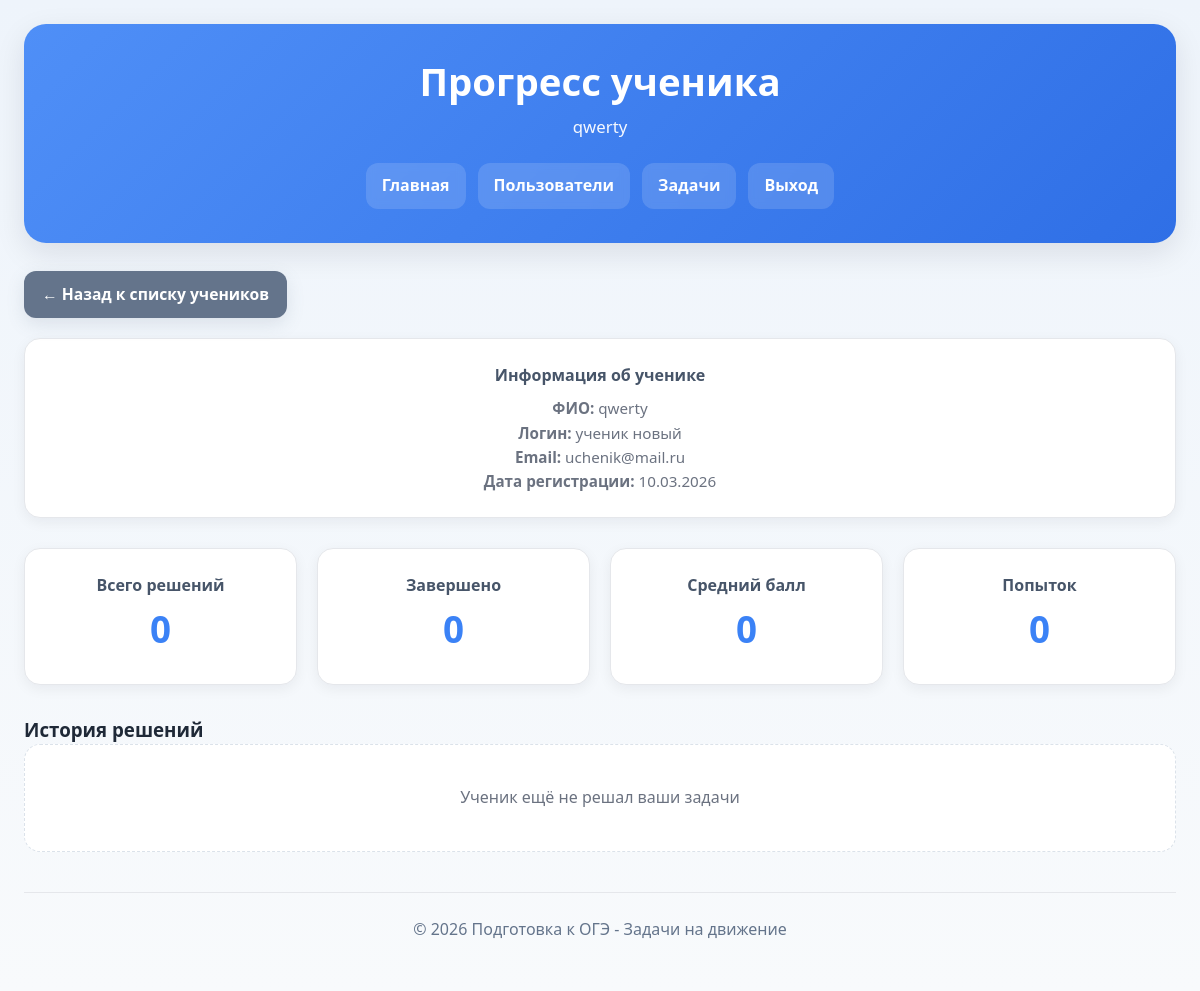
The page /teacher/student_progress.php?id=5 (signed in) on the database its author committed.
### tables this page shows
CREATE TABLE `users` (
  `id` int(11) NOT NULL,
  `username` varchar(50) NOT NULL,
  `password` varchar(255) NOT NULL,
  `email` varchar(100) NOT NULL,
  `user_type` enum('admin','teacher','student') NOT NULL DEFAULT 'student',
  `full_name` varchar(100) NOT NULL,
  `city` varchar(100) NOT NULL DEFAULT '',
  `school` varchar(200) NOT NULL DEFAULT '',
  `created_at` timestamp NOT NULL DEFAULT current_timestamp(),
  `is_active` tinyint(1) DEFAULT 1
);

### includes/functions.php (called while the page is built, shortened)
<?php
function formatDate($date, $format = 'd.m.Y H:i'): string {
    return date($format, strtotime($date));
}
?>

### teacher/student_progress.php (the view, shortened to what this page needs)
<?php
require_once '../includes/functions.php';
$db = new Database();
$conn = $db->getConnection();
$student_id = (int)$_GET['id'];
$teacher_id = $_SESSION['user_id'];
$stmt = $conn->prepare("
    SELECT id, username, full_name, email, created_at
    FROM users
    WHERE id = ? AND user_type = 'student'
");
$stmt->execute([$student_id]);
$student = $stmt->fetch();
$stmt = $conn->prepare("
    SELECT
        COUNT(at.id) as total_tasks,
        SUM(at.is_completed) as completed_tasks,
        AVG(at.score) as avg_score,
        MAX(at.score) as best_score,
        SUM(at.attempts) as total_attempts
    FROM assigned_tasks at
    WHERE at.student_id = ? AND at.teacher_id = ?
");
$stmt->execute([$student_id, $teacher_id]);
$stats = $stmt->fetch();
$stmt = $conn->prepare("
    SELECT
        at.*,
        t.title,
        t.task_type,
        t.difficulty
    FROM assigned_tasks at
    JOIN tasks t ON t.id = at.task_id
    WHERE at.student_id = ? AND at.teacher_id = ?
    ORDER BY at.assigned_date DESC
");
$stmt->execute([$student_id, $teacher_id]);
$tasks = $stmt->fetchAll();
require_once '../includes/header.php';
?>
<div style="margin-bottom: 20px;">
    <a href="students.php" class="btn btn-secondary">← Назад к списку учеников</a>
</div>
<div class="stat-card" style="margin-bottom: 30px;">
    <h3>Информация об ученике</h3>
    <p><strong>ФИО:</strong> <?php echo htmlspecialchars($student['full_name']); ?></p>
    <p><strong>Логин:</strong> <?php echo htmlspecialchars($student['username']); ?></p>
    <p><strong>Email:</strong> <?php echo htmlspecialchars($student['email']); ?></p>
    <p><strong>Дата регистрации:</strong> <?php echo formatDate($student['created_at'], 'd.m.Y'); ?></p>
</div>
<div class="stats-grid">
    <div class="stat-card">
        <h3>Всего решений</h3>
        <div class="stat-number"><?php echo (int)$stats['total_tasks']; ?></div>
    </div>
    <div class="stat-card">
        <h3>Завершено</h3>
        <div class="stat-number"><?php echo (int)$stats['completed_tasks']; ?></div>
    </div>
    <div class="stat-card">
        <h3>Средний балл</h3>
        <div class="stat-number"><?php echo round((float)$stats['avg_score'], 1); ?></div>
    </div>
    <div class="stat-card">
        <h3>Попыток</h3>
        <div class="stat-number"><?php echo (int)$stats['total_attempts']; ?></div>
    </div>
</div>
<div style="margin-top: 30px;">
    <h3>История решений</h3>
    <?php if (empty($tasks)): ?>
        <div class="empty-state">
            <p>Ученик ещё не решал ваши задачи</p>
        </div>
    <?php endif; ?>
</div>
<?php require_once '../includes/footer.php'; ?>

### assets/css/style.css (style rules this page uses)
* { margin: 0; padding: 0; box-sizing: border-box; }
:root { --bg: #f4f7fb; --surface: #ffffff; --surface-soft: #f8fafc; --text: #1f2937; --muted: #6b7280; --primary: #3b82f6; --primary-dark: #2563eb; --secondary: #64748b; --success: #16a34a; --danger: #dc2626; --warning: #d97706; --border: #e5e7eb; --shadow-sm: 0 4px 14px rgba(15, 23, 42, 0.06); --shadow-md: 0 10px 30px rgba(15, 23, 42, 0.10); --radius: 16px; --radius-sm: 10px; }
body { font-family: 'Segoe UI', Tahoma, Geneva, Verdana, sans-serif; background: linear-gradient(180deg, #eef4fb 0%, #f8fafc 100%); color: var(--text); line-height: 1.6; }
.btn { display: inline-flex; align-items: center; justify-content: center; gap: 8px; padding: 11px 18px; background: var(--primary); color: white; border: none; border-radius: 12px; text-decoration: none; cursor: pointer; font-size: 0.98rem; font-weight: 700; transition: all 0.2s ease; box-shadow: 0 6px 18px rgba(59, 130, 246, 0.16); }
.btn-secondary { background: var(--secondary); box-shadow: 0 6px 18px rgba(100, 116, 139, 0.16); }
.stats-grid { display: grid; grid-template-columns: repeat(auto-fit, minmax(240px, 1fr)); gap: 20px; margin: 30px 0; }
.stat-card { background: var(--surface); padding: 24px; border-radius: var(--radius); box-shadow: var(--shadow-sm); text-align: center; border: 1px solid var(--border); }
.stat-card h3 { font-size: 1rem; color: #475569; margin-bottom: 8px; }
.stat-card p { color: var(--muted); font-size: 0.95rem; }
.stat-number { font-size: 2.3rem; font-weight: 800; color: var(--primary); margin: 10px 0; line-height: 1.1; }
.empty-state { text-align: center; padding: 40px 20px; color: var(--muted); background: var(--surface); border-radius: var(--radius); border: 1px dashed #dbe2ea; }

### rows shown on the page
users: full_name "qwerty", username "ученик новый", email "uchenik@mail.ru", created_at "10.03.2026"

### other values the page prints
$page_heading "Прогресс ученика"
$page_subtitle "qwerty"
$label "Главная"
$label "Пользователи"
$label "Задачи"
$label "Выход"
$stats['total_tasks'] "0"
$stats['completed_tasks'] "0"
$stats['avg_score'] "0"
$stats['total_attempts'] "0"
SITE_NAME "Подготовка к ОГЭ - Задачи на движение"
